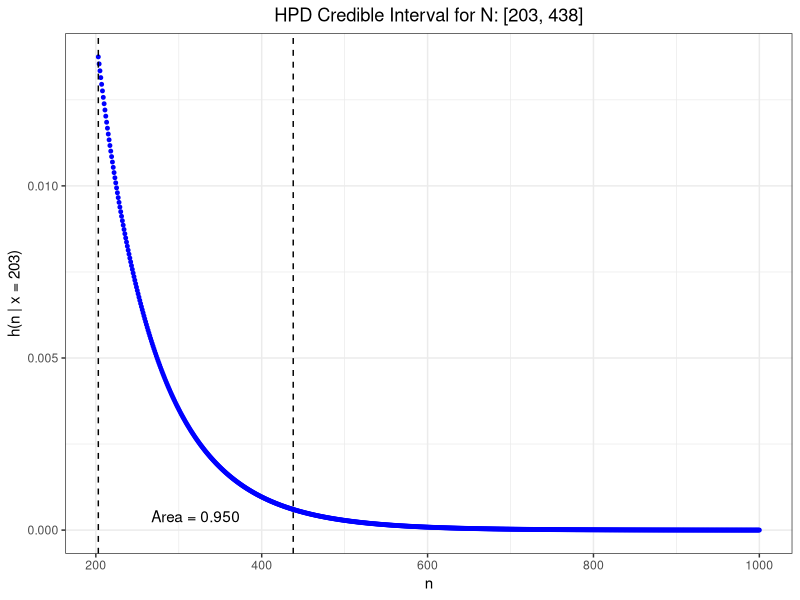

Source code (R):
## ---- chunk 1
#| echo: FALSE
#| output: FALSE

library(dplyr)
library(ggplot2)
## ---- chunk 2
# Posterior PMF
post = function(n){
  c = 21.253
  if(n>=203){
    h = (c/n)*(0.99)^(n-1)
  }
  else{
    h = 0
  }
  return(h)
}
## ---- chunk 3
# Data for plot
ns = c(203:1000)
hs = c()
for(i in 1:length(ns)){
  hs[i] = post(ns[i])
}
data = cbind(ns, hs) %>% as.data.frame()
## ---- chunk 4
# HPD interval
L = 203
R = 438

area = 0
for(n in L:R){
  area = area + post(n)
}
area # 0.9502
## ---- chunk 5
ggplot(data, aes(x=ns, y=hs)) +
  theme_bw() +
  geom_point(size=1, col = "blue") +
  xlab("n") +
  ylab("h(n | x = 203)") +
  geom_vline(xintercept = c(L,R), linetype = "dashed") +
  ggtitle("HPD Credible Interval for N: [203, 438]") +
  theme(plot.title = element_text(hjust = 0.5)) +
  annotate("text", x = 0.5*(L+R), y = 0.0004, label = "Area = 0.950")
